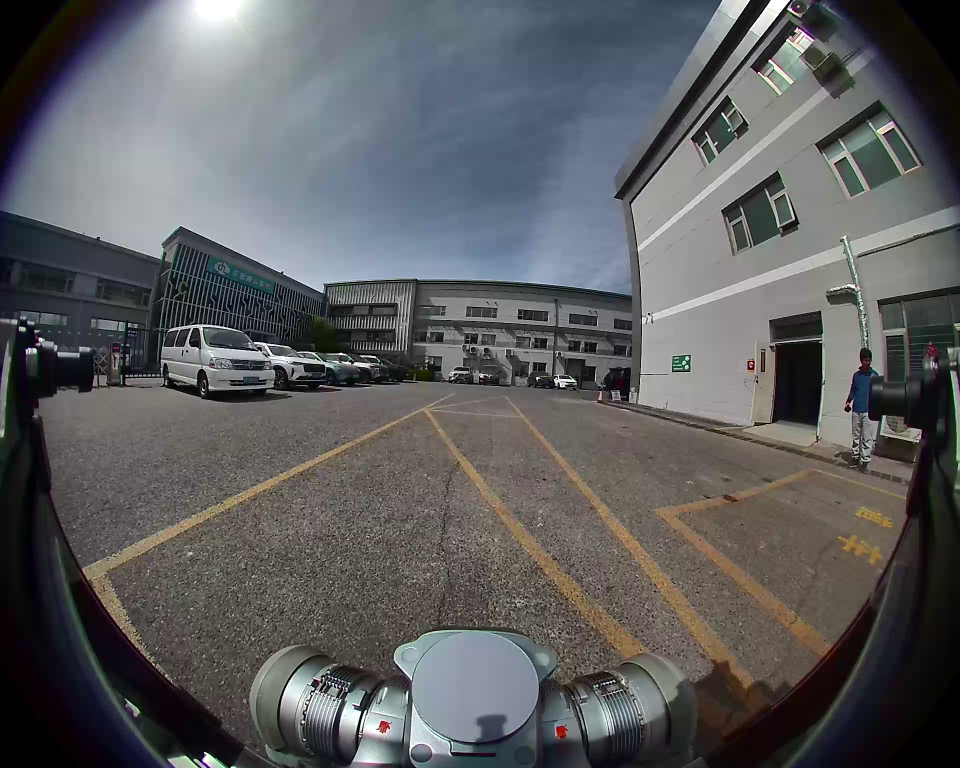
//> input picture surround-camera/auto_calib_fisheye/2_dog/imgs/ParkFront-1774583477301602000.png, 1920 x 1536 px (shown at 1/2 size)
$ ./test_bev_no_tail   (built with g++ and OpenCV 4)
//> lines starting //> are read from the running program, lines starting //| are printed output that depends on the picture
### surround-camera/auto_calib_fisheye/src/optimizer.cpp
#include "optimizer.h"
#include "transform_util.h"
#include <fstream>
#include <random>
#include <json/json.h>

// [12 lines left out: functions eigen2mat, cvMat2Eigen, not called in this run]

Mat Optimizer::gray_gamma(Mat img) {
  Mat gray;
  cvtColor(img, gray, COLOR_BGR2GRAY);
  double contrast = 1.1;
  double brightness = 0;
  double delta = 30;
  for (int i = 0; i < img.rows; i++) {
    for (int j = 0; j < img.cols; j++) {
      int g = gray.at<uchar>(i, j);
      gray.at<uchar>(i, j) = saturate_cast<uchar>(
          contrast * (gray.at<uchar>(i, j) - delta) + brightness);
    }
  }
  return gray;
}

// [242 lines left out: functions getPixelValue, readfromcsv, tail, SaveOptResult, show, world2cam and 4 more, not called in this run]

void Optimizer::initializeK() {
  Eigen::Matrix3d K_F;
  Eigen::Matrix3d K_L;
  Eigen::Matrix3d K_B;
  Eigen::Matrix3d K_R;

  // common
  if (data_index == "common") {
    K_F << 390.425287, 0.00000000, 750, 0.00000000, 390.425287, 750, 0.00000000,
        0.00000000, 1.00000000;
    K_L << 390.425287, 0.00000000, 750, 0.00000000, 390.425287, 750, 0.00000000,
        0.00000000, 1.00000000;
    K_B << 390.425287, 0.00000000, 750, 0.00000000, 390.425287, 750, 0.00000000,
        0.00000000, 1.00000000;
    K_R << 390.425287, 0.00000000, 750, 0.00000000, 390.425287, 750, 0.00000000,
        0.00000000, 1.00000000;
  }
  // fisheye
  else if (data_index == "fisheye") {
    K_F << 422.13163849, 0.00000000, 612.82890504, 0.00000000, 421.10340889,
        545.05656249, 0.00000000, 0.00000000, 1.00000000;
    K_L << 420.60079305, 0.00000000, 650.54173853, 0.00000000, 418.94827188,
        527.27178143, 0.00000000, 0.00000000, 1.00000000;
    K_B << 422.61569350, 0.00000000, 632.46019501, 0.00000000, 421.27373079,
        548.34673288, 0.00000000, 0.00000000, 1.00000000;
    K_R << 421.64203585, 0.00000000, 640.09362064, 0.00000000, 420.26647020,
        529.05566315, 0.00000000, 0.00000000, 1.00000000;
  }
  // ocam - use identity or approximate values, real projection uses Ocam params
  else if (data_index == "ocam") {
    // For Ocam, we use a dummy intrinsic matrix since actual projection
    // uses the Ocam polynomial model. This is just for compatibility.
    K_F = Eigen::Matrix3d::Identity();
    K_L = Eigen::Matrix3d::Identity();
    K_B = Eigen::Matrix3d::Identity();
    K_R = Eigen::Matrix3d::Identity();
    K_F(0, 2) = ocam_front.cx;
    K_F(1, 2) = ocam_front.cy;
    K_L(0, 2) = ocam_left.cx;
    K_L(1, 2) = ocam_left.cy;
    K_B(0, 2) = ocam_behind.cx;
    K_B(1, 2) = ocam_behind.cy;
    K_R(0, 2) = ocam_right.cx;
    K_R(1, 2) = ocam_right.cy;
  }

  intrinsic_front = K_F;
  intrinsic_left = K_L;
  intrinsic_behind = K_B;
  intrinsic_right = K_R;
}

void Optimizer::initializeD() {
  vector<double> D_F;
  vector<double> D_L;
  vector<double> D_B;
  vector<double> D_R;

  // common-pinhole
  if (data_index == "common") {
    D_F = {0, 0, 0, 0};
    D_L = {0, 0, 0, 0};
    D_B = {0, 0, 0, 0};
    D_R = {0, 0, 0, 0};
  }
  // fisheye
  else if (data_index == "fisheye") {
    D_F = {-0.07031853, 0.00387505, -0.00333139, 0.00056406};
    D_L = {-6.58382798e-02, -2.00728513e-03, -3.72535694e-04, 1.81851668e-06};
    D_B = {-0.06553861, -0.00094857, -0.00150748, 0.000325};
    D_R = {-0.07289752, 0.01254629, -0.01300477, 0.00361266};
  }
  // ocam - not used, actual distortion uses Ocam polynomial model
  else if (data_index == "ocam") {
    D_F = {0, 0, 0, 0};
    D_L = {0, 0, 0, 0};
    D_B = {0, 0, 0, 0};
    D_R = {0, 0, 0, 0};
  }

  distortion_params_front = D_F;
  distortion_params_left = D_L;
  distortion_params_behind = D_B;
  distortion_params_right = D_R;
}

void Optimizer::initializePose() { // ground->camera
  Eigen::Matrix4d T_FG;
  Eigen::Matrix4d T_LG;
  Eigen::Matrix4d T_BG;
  Eigen::Matrix4d T_RG;

  // common
  if (data_index == "common") {
    T_FG << 1, 0, 0, 0, 0, 0, 1, -4.1, 0, -1, 0, -2.5, 0, 0, 0, 1;
    T_LG << 0, -1, 0, 0, 0, 0, 1, -4.1, -1, 0, 0, -1, 0, 0, 0, 1;
    T_BG << -1, 0, 0, 0, 0, 0, 1, -4.1, 0, 1, 0, -2, 0, 0, 0, 1;
    T_RG << 0, 1, 0, 0, 0, 0, 1, -4.1, 1, 0, 0, -1, 0, 0, 0, 1;
  }
  // ROCES
  else if (data_index == "fisheye") {
    T_FG << 9.99277118e-01, 3.82390286e-04, -3.80143958e-02, 6.75437418e-01,
        -2.30748265e-02, -7.88582447e-01, -6.14495953e-01, 2.50896883e+01,
        -3.02124625e-02, 6.14928921e-01, -7.88003572e-01, 3.17779305e+00, 0, 0,
        0, 1;
    T_LG << -1.21898860e-02, 9.99924056e-01, -1.81349393e-03, 1.36392943e+00,
        8.02363600e-01, 8.69913885e-03, -5.96772133e-01, 1.60942881e+01,
        -5.96711036e-01, -8.72966581e-03, -8.02408707e-01, 1.04105913e+01, 0, 0,
        0, 1;
    T_BG << -9.99615699e-01, 1.56439861e-02, -2.28849354e-02, 1.09266953e+00,
        2.59906371e-02, 8.16008735e-01, -5.77454960e-01, 2.46308124e+01,
        9.64060983e-03, -5.77827838e-01, -8.16101739e-01, 6.60957845e+00, 0, 0,
        0, 1;
    T_RG << 4.57647596e-03, -9.99989102e-01, 9.22798184e-04, -1.66115120e-01,
        -6.26343448e-01, -3.58584197e-03, -7.79538984e-01, 1.76226207e+01,
        7.79533797e-01, 2.98955282e-03, -6.26353033e-01, 6.08338205e+00, 0, 0,
        0, 1;

    Eigen::Matrix4d left_disturbance;
    Eigen::Matrix3d left_disturbance_rot_mat;
    Vec3f left_disturbance_rot_euler; // R(euler)
    Mat_<double> left_disturbance_t =
        (Mat_<double>(3, 1) << 0.0095, 0.0025, -0.0086);
    left_disturbance_rot_euler << 0.95, 1.25, -2.86;
    left_disturbance_rot_mat =
        TransformUtil::eulerAnglesToRotationMatrix(left_disturbance_rot_euler);
    left_disturbance = TransformUtil::R_T2RT(
        TransformUtil::eigen2mat(left_disturbance_rot_mat), left_disturbance_t);
    T_LG *= left_disturbance;

    Eigen::Matrix4d right_disturbance;
    Eigen::Matrix3d right_disturbance_rot_mat;
    Vec3f right_disturbance_rot_euler;
    Mat_<double> right_disturbance_t =
        (Mat_<double>(3, 1) << 0.0065, -0.0075, 0.0095);
    right_disturbance_rot_euler << -2.95, 1.25, -2.8;
    right_disturbance_rot_mat =
        TransformUtil::eulerAnglesToRotationMatrix(right_disturbance_rot_euler);
    right_disturbance = TransformUtil::R_T2RT(
        TransformUtil::eigen2mat(right_disturbance_rot_mat), right_disturbance_t);
    T_RG *= right_disturbance;

    Eigen::Matrix4d behind_disturbance;
    Eigen::Matrix3d behind_disturbance_rot_mat;
    Vec3f behind_disturbance_rot_euler;
    Mat_<double> behind_disturbance_t =
        (Mat_<double>(3, 1) << -0.002, -0.0076, 0.0096);
    behind_disturbance_rot_euler << -1.75, 2.95, -1.8;
    behind_disturbance_rot_mat =
        TransformUtil::eulerAnglesToRotationMatrix(behind_disturbance_rot_euler);
    behind_disturbance = TransformUtil::R_T2RT(
        TransformUtil::eigen2mat(behind_disturbance_rot_mat),
        behind_disturbance_t);
    T_BG *= behind_disturbance;
  }
  // ocam - initialize with identity, will be overwritten by loadExtrinsicsFromJson
  else if (data_index == "ocam") {
    T_FG = Eigen::Matrix4d::Identity();
    T_LG = Eigen::Matrix4d::Identity();
    T_BG = Eigen::Matrix4d::Identity();
    T_RG = Eigen::Matrix4d::Identity();
    // No disturbance for ocam - rely on loaded extrinsics
  }

  extrinsic_front = T_FG;
  extrinsic_left = T_LG;
  extrinsic_behind = T_BG;
  extrinsic_right = T_RG;

  cout << "extrinsic_front:" << endl << extrinsic_front << endl;
  cout << "eular:" << endl
       << TransformUtil::Rotation2Eul(extrinsic_front.block(0, 0, 3, 3))
       << endl;
  cout << "extrinsic_left:" << endl << extrinsic_left << endl;
  cout << "eular:" << endl
       << TransformUtil::Rotation2Eul(extrinsic_left.block(0, 0, 3, 3)) << endl;
  cout << "extrinsic_right:" << endl << extrinsic_right << endl;
  cout << "eular:" << endl
       << TransformUtil::Rotation2Eul(extrinsic_right.block(0, 0, 3, 3))
       << endl;
  cout << "extrinsic_behind:" << endl << extrinsic_behind << endl;
  cout << "eular:" << endl
       << TransformUtil::Rotation2Eul(extrinsic_behind.block(0, 0, 3, 3))
       << endl;
  return;
}

void Optimizer::initializeKG() {
  Eigen::Matrix3d K_G = Eigen::Matrix3d::Zero();

  // common
  if (data_index == "common") {
    K_G << 390.425287, 0.00000000, 750, 0.00000000, 390.425287, 750, 0.00000000,
        0.00000000, 1.00000000;
    KG = K_G;
  }
  // fisheye
  else if (data_index == "fisheye") {
    K_G(0, 0) = 1 / 0.15;
    K_G(1, 1) = -1 / 0.15;
    K_G(0, 2) = bcols / 2;
    K_G(1, 2) = brows / 2;
    K_G(2, 2) = 1.0;
    KG = K_G;
  }
  // ocam - calculate from camera parameters (approximate)
  else if (data_index == "ocam") {
    // CPAC uses metric_ratio = 1.0 (cm/pixel) = 0.01 (m/pixel)
    // This means KG = 1/0.01 = 100 (pixels/meter)
    // In CPAC: bev_width_pixel = veh_width * 100 / metric_ratio
    //         veh_pt = [veh_x * metric_ratio/100, veh_y * metric_ratio/100, 0, 1]

    double metric_ratio = 0.01; // meters per pixel (1cm/pixel, same as CPAC)
    double pixels_per_meter = 1.0 / metric_ratio; // = 100 pixels/meter

    // Note: In CPAC, y is left direction, and image y is down
    // So K_G(1,1) should be negative to flip the y direction
    K_G(0, 0) = pixels_per_meter;
    K_G(1, 1) = -pixels_per_meter; // negative because image y is down, but vehicle y is left
    K_G(0, 2) = bcols / 2.0;
    K_G(1, 2) = brows / 2.0;
    K_G(2, 2) = 1.0;
    KG = K_G;

    cout << "[KG Initialization] metric_ratio: " << metric_ratio * 100 << " cm/pixel (same as CPAC)" << endl;
    cout << "[KG Initialization] pixels_per_meter: " << pixels_per_meter << " pixels/m" << endl;
    cout << "[KG Initialization] K_G matrix:" << endl << K_G << endl;
  }
}

void Optimizer::initializeHeight() {
  if (data_index == "common") { // common
    hf = 5.1;
    hl = 5.1;
    hb = 5.1;
    hr = 5.1;
  } else if (data_index == "fisheye") { // fisheye
    hf = 1;
    hl = 1;
    hb = 1;
    hr = 1;
  } else if (data_index == "ocam") { // ocam - camera height in meters
    // Approximate height for park cameras (from extrinsics)
    // Will be updated after loading extrinsics
    hf = 0.160;
    hl = 0.160;
    hb = 0.160;
    hr = 0.160;
  }
}

void Optimizer::initializetailsize() {
  // common
  if (data_index == "common") {
    sizef = 450;
    sizel = 450;
    sizeb = 350;
    sizer = 450;
  }
  // fisheye
  else if (data_index == "fisheye") {
    sizef = 340;
    sizel = 390;
    sizeb = 380;
    sizer = 390;
  }
  // ocam - use similar values as fisheye for now
  else if (data_index == "ocam") {
    sizef = 340;
    sizel = 390;
    sizeb = 380;
    sizer = 390;
  }
}

Optimizer::Optimizer(const Mat *imgf, const Mat *imgl, const Mat *imgb,
                     const Mat *imgr, int camera_model_index, int rows,
                     int cols, string fixed_, int flag, string data_set) {
  imgf_rgb = *imgf;
  imgf_gray = gray_gamma(imgf_rgb);

  imgl_rgb = *imgl;
  imgl_gray = gray_gamma(imgl_rgb);

  imgb_rgb = *imgb;
  imgb_gray = gray_gamma(imgb_rgb);

  imgr_rgb = *imgr;
  imgr_gray = gray_gamma(imgr_rgb);

  brows = rows;
  bcols = cols;

  data_index = data_set;

  initializeK();
  initializeD();
  initializePose();
  initializeKG();
  initializeHeight();
  initializetailsize();

  camera_model = camera_model_index;

  bestVal_.resize(3, vector<double>(6));
  fixed = fixed_;

  coarse_flag = flag;

  // For ocam model, delay BEV generation until after extrinsics are loaded
  // because camera height is needed for accurate projection
  if (data_index != "ocam") {
    if (fixed == "front") {
      imgf_bev = project_on_ground(imgf_gray, extrinsic_front, intrinsic_front,
                                   distortion_params_front, KG, brows, bcols, hf, "front");
      imgf_bev_rgb =
          project_on_ground(imgf_rgb, extrinsic_front, intrinsic_front,
                            distortion_params_front, KG, brows, bcols, hf, "front");
      imgf_bev = tail(imgf_bev, "f");
      imgf_bev_rgb = tail(imgf_bev_rgb, "f");
    } else {
      imgb_bev =
          project_on_ground(imgb_gray, extrinsic_behind, intrinsic_behind,
                            distortion_params_behind, KG, brows, bcols, hb, "behind");
      imgb_bev_rgb =
          project_on_ground(imgb_rgb, extrinsic_behind, intrinsic_behind,
                            distortion_params_behind, KG, brows, bcols, hb, "behind");
      imgb_bev = tail(imgb_bev, "b");
      imgb_bev_rgb = tail(imgb_bev_rgb, "b");
    }
  }
}

Optimizer::~Optimizer() {}

// [684 lines left out: functions project_on_ground, project_on_ground, generate_surround_view, Calibrate_left, Calibrate_right, Calibrate_behind and 10 more, not called in this run]

Optimizer::OcamParams Optimizer::loadSingleOcamParam(const string &calib_file) {
  OcamParams params;

  std::ifstream file(calib_file);
  if (!file.is_open()) {
    throw std::runtime_error("Cannot open calibration file: " + calib_file);
  }

  Json::Value root;
  Json::Reader reader;
  if (!reader.parse(file, root)) {
    throw std::runtime_error("Failed to parse JSON from " + calib_file);
  }

  const Json::Value &intrinsic = root["intrinsic_param"];

  // Basic parameters
  params.width = intrinsic["camera_width"].asInt();
  params.height = intrinsic["camera_height"].asInt();
  params.cx = intrinsic["principal_point"][0].asDouble();
  params.cy = intrinsic["principal_point"][1].asDouble();

  // Affine parameters
  params.c = intrinsic["affine_c"].asDouble();
  params.d = intrinsic["affine_d"].asDouble();
  params.e = intrinsic["affine_e"].asDouble();

  // Polynomial coefficients
  const Json::Value &cam2world = intrinsic["cam2world"];
  const Json::Value &world2cam = intrinsic["world2cam"];

  for (int i = 0; i < cam2world.size(); i++) {
    params.cam2world_poly.push_back(cam2world[i].asDouble());
  }
  for (int i = 0; i < world2cam.size(); i++) {
    params.world2cam_poly.push_back(world2cam[i].asDouble());
  }

  // Affine transformation matrix
  params.A << 1.0, params.e, params.d, params.c;
  params.B << params.cx, params.cy;

  // Pre-compute polynomial coefficients for efficient evaluation
  // Convert from [a0, a1, a2, ...] to [..., a2, a1, a0] for Horner's method
  params.world2cam_coeffs.resize(params.world2cam_poly.size());
  for (size_t i = 0; i < params.world2cam_poly.size(); i++) {
    params.world2cam_coeffs(i) = params.world2cam_poly[params.world2cam_poly.size() - 1 - i];
  }

  return params;
}

void Optimizer::loadOcamParams(const string &calib_file_front,
                               const string &calib_file_left,
                               const string &calib_file_behind,
                               const string &calib_file_right) {
  cout << "Loading Ocam calibration parameters..." << endl;

  ocam_front = loadSingleOcamParam(calib_file_front);
  ocam_left = loadSingleOcamParam(calib_file_left);
  ocam_behind = loadSingleOcamParam(calib_file_behind);
  ocam_right = loadSingleOcamParam(calib_file_right);

  cout << "Front camera: " << ocam_front.width << "x" << ocam_front.height << endl;
  cout << "Left camera: " << ocam_left.width << "x" << ocam_left.height << endl;
  cout << "Behind camera: " << ocam_behind.width << "x" << ocam_behind.height << endl;
  cout << "Right camera: " << ocam_right.width << "x" << ocam_right.height << endl;
}

// Convert Rodrigues vector to rotation matrix
// [207 lines left out: functions rodriguesToRotationMatrix, loadExtrinsicsFromJson, saveExtrinsicsToJson, not called in this run]

### surround-camera/auto_calib_fisheye/test_bev_no_tail.cpp
// 测试：生成BEV图像，不使用tail，调整KG参数
#include "optimizer.h"
#include <iostream>

using namespace cv;
using namespace std;

int main(int argc, char** argv) {
    cout << "==========================================" << endl;
    cout << "BEV投影测试 - 无tail，可调KG" << endl;
    cout << "==========================================" << endl;
    cout << "" << endl;

    // 读取图像
    Mat imgf = imread("./2_dog/imgs/ParkFront-1774583477301602000.png");
//> imgf is the input picture: 1536 rows x 1920 cols, CV_8UC3; mean B, G, R 94.7, 93, 92.5
    Mat imgl = imread("./2_dog/imgs/ParkLeft-1774583477034621000.png");
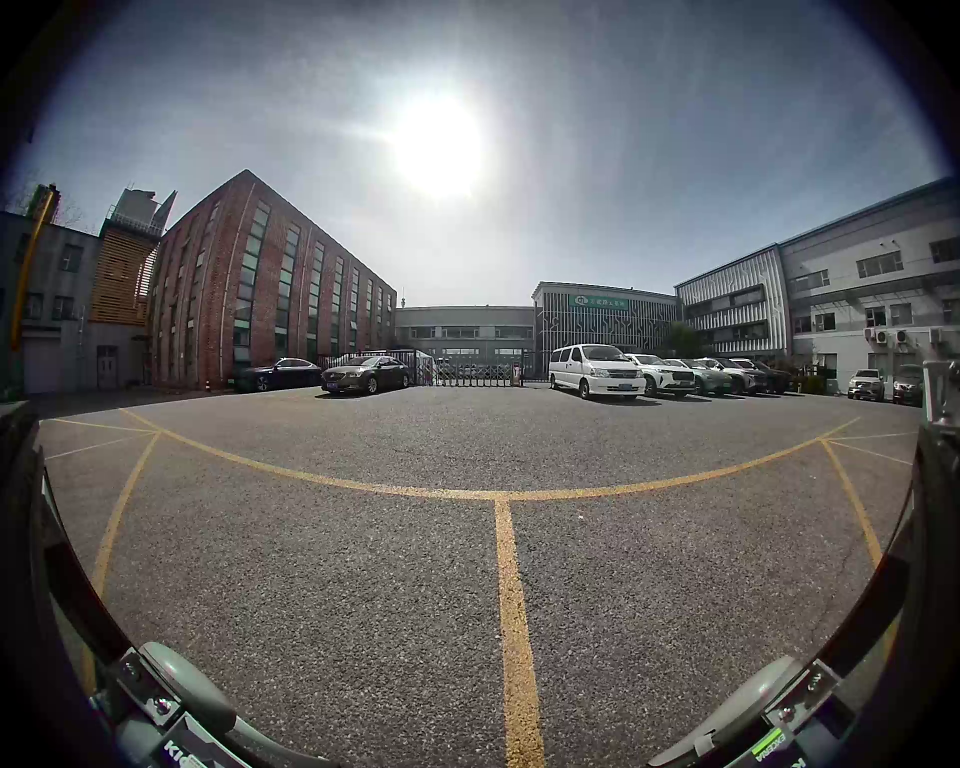
//> input picture surround-camera/auto_calib_fisheye/2_dog/imgs/ParkLeft-1774583477034621000.png, 1920 x 1536 px (shown at 1/2 size)
//> imgl is the input picture: 1536 rows x 1920 cols, CV_8UC3; mean B, G, R 98.3, 97.7, 97.9
    Mat imgb = imread("./2_dog/imgs/ParkBack-1774583477301602000.png");
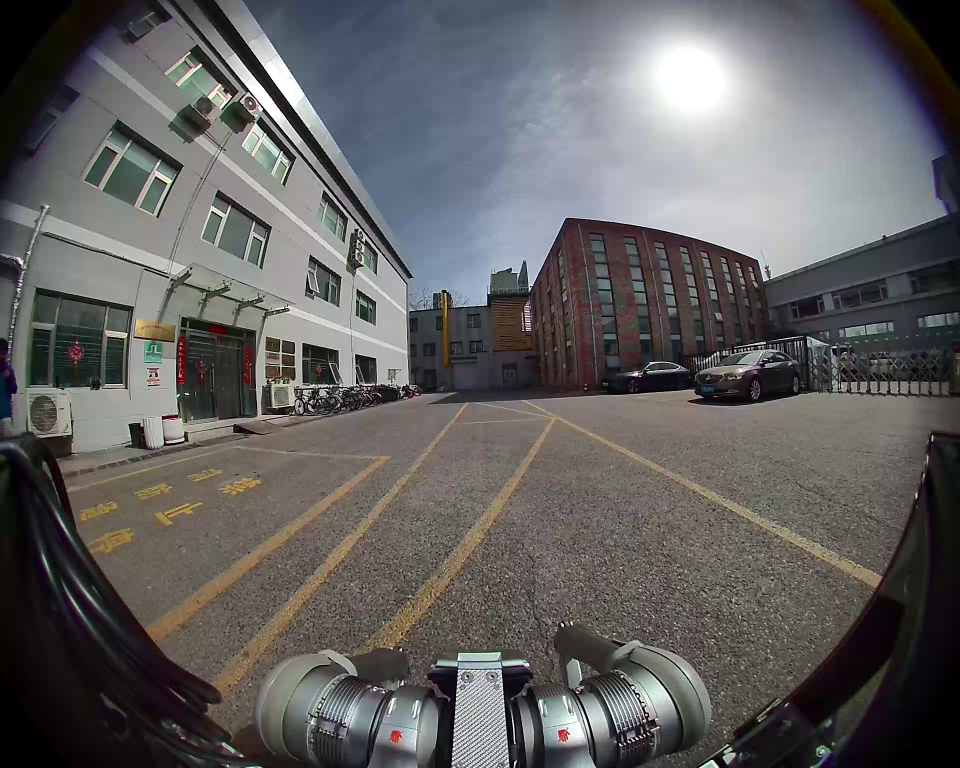
//> input picture surround-camera/auto_calib_fisheye/2_dog/imgs/ParkBack-1774583477301602000.png, 1920 x 1536 px (shown at 1/2 size)
//> imgb is the input picture: 1536 rows x 1920 cols, CV_8UC3; mean B, G, R 96, 96.1, 97.4
    Mat imgr = imread("./2_dog/imgs/ParkRight-1774583477101370000.png");
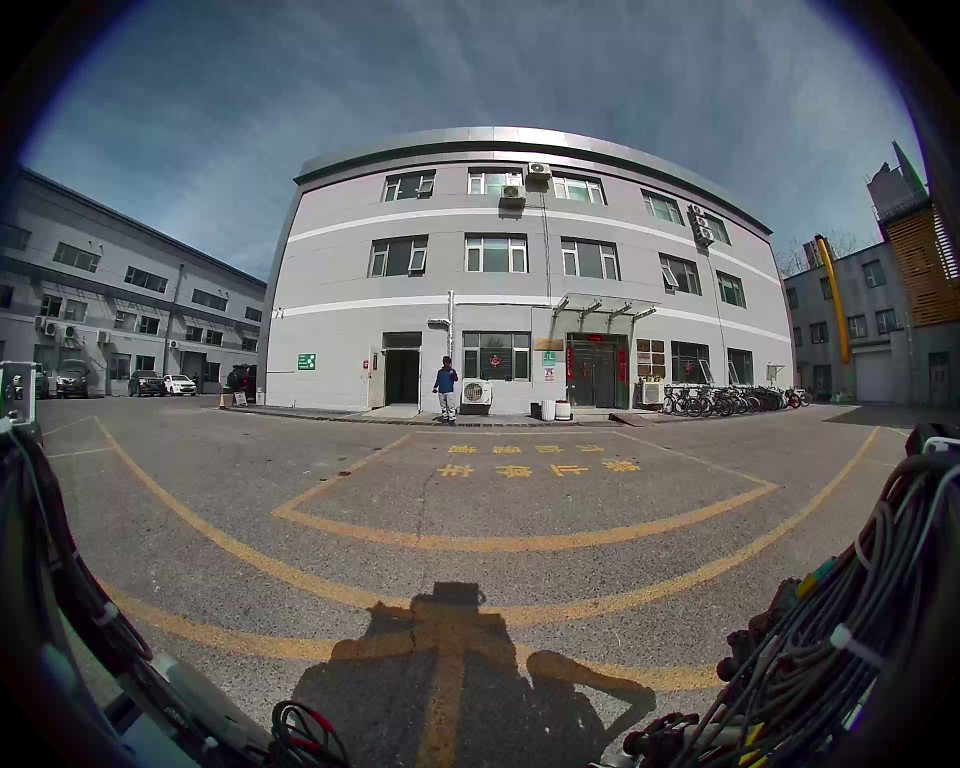
//> input picture surround-camera/auto_calib_fisheye/2_dog/imgs/ParkRight-1774583477101370000.png, 1920 x 1536 px (shown at 1/2 size)
//> imgr is the input picture: 1536 rows x 1920 cols, CV_8UC3; mean B, G, R 93.5, 91.7, 90

    if (imgf.empty() || imgl.empty() || imgb.empty() || imgr.empty()) {
        cerr << "错误: 无法读取一个或多个图像!" << endl;
        return 1;
    }

    // 旋转Ocam图像
    rotate(imgf, imgf, ROTATE_180);
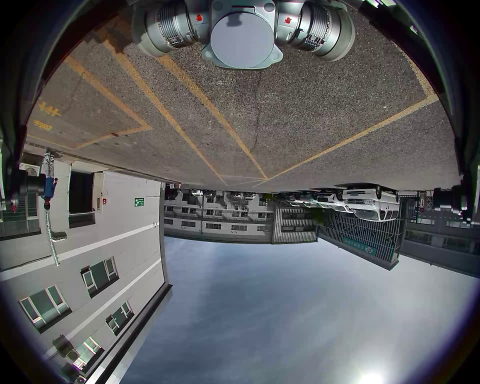
//> imgf: 1536 rows x 1920 cols, CV_8UC3 (shown at 1/4 size); mean B, G, R 94.7, 93, 92.5
    rotate(imgl, imgl, ROTATE_90_COUNTERCLOCKWISE);
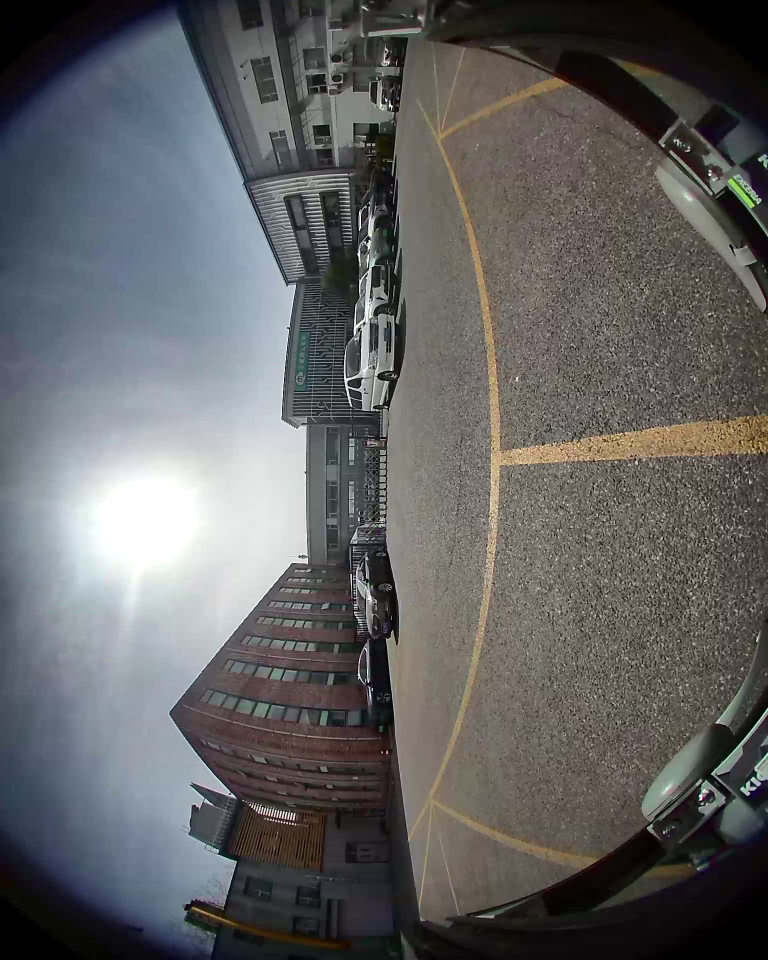
//> imgl: 1920 rows x 1536 cols, CV_8UC3 (shown at 1/2 size); mean B, G, R 98.3, 97.7, 97.9
    rotate(imgr, imgr, ROTATE_90_CLOCKWISE);
//> imgr: 1920 rows x 1536 cols, CV_8UC3
    rotate(imgb, imgb, ROTATE_180);
//> (the rest of the program and of its run is left out)
